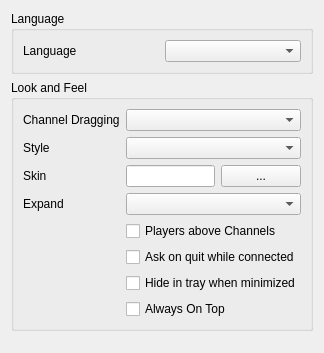
<ui version="4.0" >
 <class>LookConfig</class>
 <widget class="QWidget" name="LookConfig" >
  <property name="geometry" >
   <rect>
    <x>0</x>
    <y>0</y>
    <width>311</width>
    <height>353</height>
   </rect>
  </property>
  <property name="windowTitle" >
   <string>Form</string>
  </property>
  <layout class="QVBoxLayout" name="verticalLayout" >
   <item>
    <widget class="QGroupBox" name="groupBox" >
     <property name="title" >
      <string>Language</string>
     </property>
     <layout class="QHBoxLayout" >
      <item>
       <widget class="QLabel" name="label" >
        <property name="text" >
         <string>Language</string>
        </property>
        <property name="buddy" >
         <cstring>qcbLanguage</cstring>
        </property>
       </widget>
      </item>
      <item>
       <widget class="QComboBox" name="qcbLanguage" >
        <property name="toolTip" >
         <string>Language to use (requires restart)</string>
        </property>
        <property name="whatsThis" >
         <string>&lt;b>This sets which language Mumble should use.&lt;/b>&lt;br />You have to restart Mumble to use the new language.</string>
        </property>
       </widget>
      </item>
     </layout>
    </widget>
   </item>
   <item>
    <widget class="QGroupBox" name="groupBox_2" >
     <property name="title" >
      <string>Look and Feel</string>
     </property>
     <layout class="QGridLayout" name="gridLayout" >
      <item row="0" column="0" >
       <widget class="QLabel" name="qliChannelDrag" >
        <property name="text" >
         <string>Channel Dragging</string>
        </property>
       </widget>
      </item>
      <item row="0" column="1" colspan="2" >
       <widget class="QComboBox" name="qcbChannelDrag" >
        <property name="toolTip" >
         <string>This changes the behaviour when moving channels.</string>
        </property>
        <property name="whatsThis" >
         <string>This sets the behaviour of channel drags, it can be used to prevent accidental dragging. &lt;i>Move Channel&lt;/i> moves the channel without prompting. &lt;i>Do Nothing&lt;/i> does nothing and prints an error message. &lt;i>Ask&lt;/i> uses a message box to confirm if you really wanted to move the channel.</string>
        </property>
       </widget>
      </item>
      <item row="1" column="0" >
       <widget class="QLabel" name="qliStyle" >
        <property name="text" >
         <string>Style</string>
        </property>
       </widget>
      </item>
      <item row="1" column="1" colspan="2" >
       <widget class="QComboBox" name="qcbStyle" >
        <property name="toolTip" >
         <string>Basic widget style</string>
        </property>
        <property name="whatsThis" >
         <string>&lt;b>This sets the basic look and feel to use.&lt;/b></string>
        </property>
       </widget>
      </item>
      <item row="2" column="0" >
       <widget class="QLabel" name="label_3" >
        <property name="text" >
         <string>Skin</string>
        </property>
       </widget>
      </item>
      <item row="2" column="1" >
       <widget class="QLineEdit" name="qleCSS" >
        <property name="toolTip" >
         <string>Skin file to use</string>
        </property>
        <property name="whatsThis" >
         <string>&lt;b>This sets which skin Mumble should use.&lt;/b>&lt;br />The skin is a style file applied on top of the basic widget style. If there are icons in the same directory as the style sheet, those will replace the default icons.</string>
        </property>
       </widget>
      </item>
      <item row="2" column="2" >
       <widget class="QPushButton" name="qpbSkinFile" >
        <property name="text" >
         <string>...</string>
        </property>
       </widget>
      </item>
      <item row="3" column="0" >
       <widget class="QLabel" name="qliExpand" >
        <property name="text" >
         <string>Expand</string>
        </property>
       </widget>
      </item>
      <item row="3" column="1" colspan="2" >
       <widget class="QComboBox" name="qcbExpand" >
        <property name="toolTip" >
         <string>When to automatically expand channels</string>
        </property>
        <property name="whatsThis" >
         <string>This sets which channels to automatically expand. &lt;i>None&lt;/i> and &lt;i>All&lt;/i> will expand no or all channels, while &lt;i>Only with players&lt;/i> will expand and collapse channels as players join and leave them.</string>
        </property>
       </widget>
      </item>
      <item row="4" column="1" colspan="2" >
       <widget class="QCheckBox" name="qcbPlayersTop" >
        <property name="toolTip" >
         <string>List players above subchannels (requires restart).</string>
        </property>
        <property name="whatsThis" >
         <string>&lt;b>If set, players will be shown above subchannels in the channel view.&lt;/b>&lt;br />A restart of Mumble is required to see the change.</string>
        </property>
        <property name="text" >
         <string>Players above Channels</string>
        </property>
       </widget>
      </item>
      <item row="5" column="1" colspan="2" >
       <widget class="QCheckBox" name="qcbAskOnQuit" >
        <property name="toolTip" >
         <string>Ask whether to close or minimize when quitting Mumble.</string>
        </property>
        <property name="whatsThis" >
         <string>&lt;b>If set, will verify you want to quit if connected.&lt;b></string>
        </property>
        <property name="text" >
         <string>Ask on quit while connected</string>
        </property>
       </widget>
      </item>
      <item row="6" column="1" colspan="2" >
       <widget class="QCheckBox" name="qcbHideTray" >
        <property name="toolTip" >
         <string>Hide the main Mumble window in the tray when it is minimized.</string>
        </property>
        <property name="whatsThis" >
         <string>&lt;b>If set, minimizing the Mumble main window will cause it to be hidden and accessible only from the tray. Otherwise, it will be minimized as a window normally would.&lt;/b></string>
        </property>
        <property name="text" >
         <string>Hide in tray when minimized</string>
        </property>
       </widget>
      </item>
      <item row="7" column="1" colspan="2" >
       <widget class="QCheckBox" name="qcbAlwaysOnTop" >
        <property name="toolTip" >
         <string>Make the Mumble window appear on top of other windows.</string>
        </property>
        <property name="whatsThis" >
         <string>&lt;b>This makes the Mumble window a topmost window.&lt;/b></string>
        </property>
        <property name="text" >
         <string>Always On Top</string>
        </property>
       </widget>
      </item>
     </layout>
    </widget>
   </item>
   <item>
    <spacer>
     <property name="orientation" >
      <enum>Qt::Vertical</enum>
     </property>
     <property name="sizeHint" stdset="0" >
      <size>
       <width>0</width>
       <height>0</height>
      </size>
     </property>
    </spacer>
   </item>
  </layout>
 </widget>
 <resources/>
 <connections/>
</ui>
